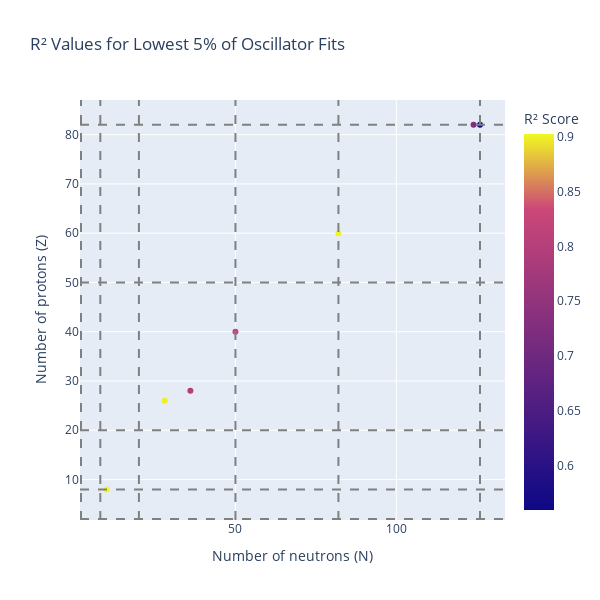

The notebook cell this image was saved under:
### Code cell
fig = px.scatter(get_worst_r2(oscillators, stdevs_r2[1]).reset_index(), 
          x='n',
          y='z', 
          color='r2',
          title='R² Values for Lowest 5% of Oscillator Fits',
          labels={'z': 'Number of protons (Z)', 'n': 'Number of neutrons (N)', 'r2': 'R² Score'},
          color_continuous_scale=[(0,'#0d0887'), (0.8,'#cc4778'), (1,'#f0f921')],
          height=600,
          width=600)

magic_numbers_n = [2, 8, 20, 50, 82, 126]
magic_numbers_z = [2, 8, 20, 50, 82]

for i, m in enumerate(magic_numbers_n):
    fig.add_vline(x=m, line_dash="dash", line_color="gray", name="Magic numbers" if i==0 else None)

for i, m in enumerate(magic_numbers_z):
    fig.add_hline(y=m, line_dash="dash", line_color="gray")


fig.show()

### Figure 1 — Plotly figure (JSON) as saved in the notebook; plotly's stock layout.template omitted (floating-point values rounded to 4 significant figures)
{"data": [{"hovertemplate": "Number of neutrons (N)=%{x}<br>Number of protons (Z)=%{y}<br>R² Score=%{marker.color}<extra></extra>", "legendgroup": "", "marker": {"color": [0.9029, 0.8995, 0.7967, 0.8157, 0.901, 0.7235, 0.5591], "coloraxis": "coloraxis", "symbol": "circle"}, "mode": "markers", "name": "", "orientation": "v", "showlegend": false, "type": "scatter", "x": [10, 28, 36, 50, 82, 124, 126], "xaxis": "x", "y": [8, 26, 28, 40, 60, 82, 82], "yaxis": "y"}], "layout": {"coloraxis": {"colorbar": {"title": {"text": "R² Score"}}, "colorscale": [[0, "#0d0887"], [0.8, "#cc4778"], [1, "#f0f921"]]}, "height": 600, "legend": {"tracegroupgap": 0}, "shapes": [{"line": {"color": "gray", "dash": "dash"}, "name": "Magic numbers", "type": "line", "x0": 2, "x1": 2, "xref": "x", "y0": 0, "y1": 1, "yref": "y domain"}, {"line": {"color": "gray", "dash": "dash"}, "type": "line", "x0": 8, "x1": 8, "xref": "x", "y0": 0, "y1": 1, "yref": "y domain"}, {"line": {"color": "gray", "dash": "dash"}, "type": "line", "x0": 20, "x1": 20, "xref": "x", "y0": 0, "y1": 1, "yref": "y domain"}, {"line": {"color": "gray", "dash": "dash"}, "type": "line", "x0": 50, "x1": 50, "xref": "x", "y0": 0, "y1": 1, "yref": "y domain"}, {"line": {"color": "gray", "dash": "dash"}, "type": "line", "x0": 82, "x1": 82, "xref": "x", "y0": 0, "y1": 1, "yref": "y domain"}, {"line": {"color": "gray", "dash": "dash"}, "type": "line", "x0": 126, "x1": 126, "xref": "x", "y0": 0, "y1": 1, "yref": "y domain"}, {"line": {"color": "gray", "dash": "dash"}, "type": "line", "x0": 0, "x1": 1, "xref": "x domain", "y0": 2, "y1": 2, "yref": "y"}, {"line": {"color": "gray", "dash": "dash"}, "type": "line", "x0": 0, "x1": 1, "xref": "x domain", "y0": 8, "y1": 8, "yref": "y"}, {"line": {"color": "gray", "dash": "dash"}, "type": "line", "x0": 0, "x1": 1, "xref": "x domain", "y0": 20, "y1": 20, "yref": "y"}, {"line": {"color": "gray", "dash": "dash"}, "type": "line", "x0": 0, "x1": 1, "xref": "x domain", "y0": 50, "y1": 50, "yref": "y"}, {"line": {"color": "gray", "dash": "dash"}, "type": "line", "x0": 0, "x1": 1, "xref": "x domain", "y0": 82, "y1": 82, "yref": "y"}], "title": {"text": "R² Values for Lowest 5% of Oscillator Fits"}, "width": 600, "xaxis": {"anchor": "y", "domain": [0, 1], "title": {"text": "Number of neutrons (N)"}}, "yaxis": {"anchor": "x", "domain": [0, 1], "title": {"text": "Number of protons (Z)"}}}}
